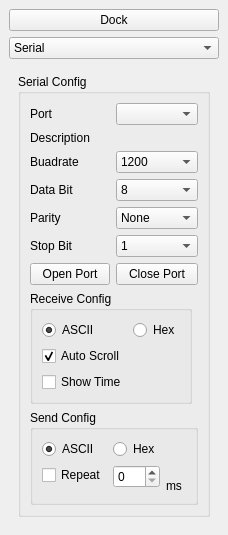
  <widget class="QDockWidget" name="dockWidget_source">
   <property name="windowTitle">
    <string>Source</string>
   </property>
   <attribute name="dockWidgetArea">
    <number>1</number>
   </attribute>
   <widget class="QWidget" name="dockWidgetContents_3">
    <layout class="QVBoxLayout" name="verticalLayout_18">
     <item>
      <widget class="QPushButton" name="pushButton_source_dock">
       <property name="text">
        <string>Dock</string>
       </property>
      </widget>
     </item>
     <item>
      <widget class="QComboBox" name="comboBox_20">
       <item>
        <property name="text">
         <string>Serial</string>
        </property>
       </item>
       <item>
        <property name="text">
         <string>TCP/UDP</string>
        </property>
       </item>
       <item>
        <property name="text">
         <string>SPI</string>
        </property>
       </item>
       <item>
        <property name="text">
         <string>IIC</string>
        </property>
       </item>
       <item>
        <property name="text">
         <string>Bluetooth</string>
        </property>
       </item>
       <item>
        <property name="text">
         <string>Subprocess Pipe</string>
        </property>
       </item>
      </widget>
     </item>
     <item>
      <widget class="QStackedWidget" name="stackedWidget">
       <property name="currentIndex">
        <number>0</number>
       </property>
       <widget class="QWidget" name="page_5">
        <layout class="QGridLayout" name="gridLayout_4">
         <item row="0" column="0">
          <widget class="QGroupBox" name="groupBox_7">
           <property name="title">
            <string>Serial Config</string>
           </property>
           <layout class="QFormLayout" name="formLayout_13">
            <item row="1" column="0" colspan="2">
             <layout class="QFormLayout" name="formLayout_16">
              <item row="1" column="0">
               <widget class="QLabel" name="label_27">
                <property name="text">
                 <string>Port</string>
                </property>
               </widget>
              </item>
              <item row="1" column="1">
               <widget class="QComboBox" name="comboBox_15"/>
              </item>
              <item row="3" column="0">
               <widget class="QLabel" name="label_28">
                <property name="text">
                 <string>Buadrate</string>
                </property>
               </widget>
              </item>
              <item row="3" column="1">
               <widget class="QComboBox" name="comboBox_16">
                <item>
                 <property name="text">
                  <string>1200</string>
                 </property>
                </item>
                <item>
                 <property name="text">
                  <string>2400</string>
                 </property>
                </item>
                <item>
                 <property name="text">
                  <string>4800</string>
                 </property>
                </item>
                <item>
                 <property name="text">
                  <string>9600</string>
                 </property>
                </item>
                <item>
                 <property name="text">
                  <string>115200</string>
                 </property>
                </item>
               </widget>
              </item>
              <item row="4" column="0">
               <widget class="QLabel" name="label_29">
                <property name="text">
                 <string>Data Bit</string>
                </property>
               </widget>
              </item>
              <item row="4" column="1">
               <widget class="QComboBox" name="comboBox_17">
                <item>
                 <property name="text">
                  <string>8</string>
                 </property>
                </item>
               </widget>
              </item>
              <item row="5" column="0">
               <widget class="QLabel" name="label_30">
                <property name="text">
                 <string>Parity</string>
                </property>
               </widget>
              </item>
              <item row="5" column="1">
               <widget class="QComboBox" name="comboBox_18">
                <item>
                 <property name="text">
                  <string>None</string>
                 </property>
                </item>
                <item>
                 <property name="text">
                  <string>Even</string>
                 </property>
                </item>
                <item>
                 <property name="text">
                  <string>Odd</string>
                 </property>
                </item>
               </widget>
              </item>
              <item row="6" column="0">
               <widget class="QLabel" name="label_31">
                <property name="text">
                 <string>Stop Bit</string>
                </property>
               </widget>
              </item>
              <item row="6" column="1">
               <widget class="QComboBox" name="comboBox_19">
                <item>
                 <property name="text">
                  <string>1</string>
                 </property>
                </item>
               </widget>
              </item>
              <item row="7" column="0">
               <widget class="QPushButton" name="pushButton_17">
                <property name="text">
                 <string>Open Port</string>
                </property>
               </widget>
              </item>
              <item row="7" column="1">
               <widget class="QPushButton" name="pushButton_18">
                <property name="text">
                 <string>Close Port</string>
                </property>
               </widget>
              </item>
              <item row="2" column="0">
               <widget class="QLabel" name="label_12">
                <property name="text">
                 <string>Description</string>
                </property>
               </widget>
              </item>
              <item row="2" column="1">
               <widget class="QLabel" name="label_16">
                <property name="text">
                 <string/>
                </property>
               </widget>
              </item>
             </layout>
            </item>
            <item row="2" column="0">
             <widget class="QGroupBox" name="groupBox_12">
              <property name="title">
               <string>Receive Config</string>
              </property>
              <layout class="QFormLayout" name="formLayout_14">
               <item row="0" column="0">
                <layout class="QFormLayout" name="formLayout_15">
                 <item row="0" column="0">
                  <widget class="QRadioButton" name="radioButton_9">
                   <property name="text">
                    <string>ASCII</string>
                   </property>
                   <property name="checked">
                    <bool>true</bool>
                   </property>
                  </widget>
                 </item>
                 <item row="0" column="1">
                  <widget class="QRadioButton" name="radioButton_10">
                   <property name="text">
                    <string>Hex</string>
                   </property>
                  </widget>
                 </item>
                 <item row="1" column="0">
                  <widget class="QCheckBox" name="checkBox_7">
                   <property name="text">
                    <string>Auto Scroll</string>
                   </property>
                   <property name="checked">
                    <bool>true</bool>
                   </property>
                  </widget>
                 </item>
                 <item row="2" column="0">
                  <widget class="QCheckBox" name="checkBox_8">
                   <property name="text">
                    <string>Show Time</string>
                   </property>
                  </widget>
                 </item>
                </layout>
               </item>
              </layout>
             </widget>
            </item>
            <item row="3" column="0" colspan="2">
             <widget class="QGroupBox" name="groupBox_13">
              <property name="title">
               <string>Send Config</string>
              </property>
              <layout class="QFormLayout" name="formLayout_17">
               <item row="0" column="0">
                <layout class="QFormLayout" name="formLayout_18">
                 <item row="0" column="0">
                  <widget class="QRadioButton" name="radioButton_11">
                   <property name="text">
                    <string>ASCII</string>
                   </property>
                   <property name="checked">
                    <bool>true</bool>
                   </property>
                  </widget>
                 </item>
                 <item row="0" column="1">
                  <widget class="QRadioButton" name="radioButton_12">
                   <property name="text">
                    <string>Hex</string>
                   </property>
                  </widget>
                 </item>
                 <item row="1" column="0">
                  <widget class="QCheckBox" name="checkBox_9">
                   <property name="text">
                    <string>Repeat</string>
                   </property>
                  </widget>
                 </item>
                 <item row="1" column="1">
                  <widget class="QSpinBox" name="spinBox_3"/>
                 </item>
                </layout>
               </item>
               <item row="0" column="1">
                <layout class="QVBoxLayout" name="verticalLayout_15">
                 <item>
                  <spacer name="verticalSpacer_7">
                   <property name="orientation">
                    <enum>Qt::Vertical</enum>
                   </property>
                   <property name="sizeHint" stdset="0">
                    <size>
                     <width>20</width>
                     <height>40</height>
                    </size>
                   </property>
                  </spacer>
                 </item>
                 <item>
                  <widget class="QLabel" name="label_32">
                   <property name="text">
                    <string>ms</string>
                   </property>
                  </widget>
                 </item>
                </layout>
               </item>
              </layout>
             </widget>
            </item>
           </layout>
          </widget>
         </item>
        </layout>
       </widget>
       <widget class="QWidget" name="page_6">
        <layout class="QGridLayout" name="gridLayout_7"/>
       </widget>
      </widget>
     </item>
    </layout>
   </widget>
  </widget>
